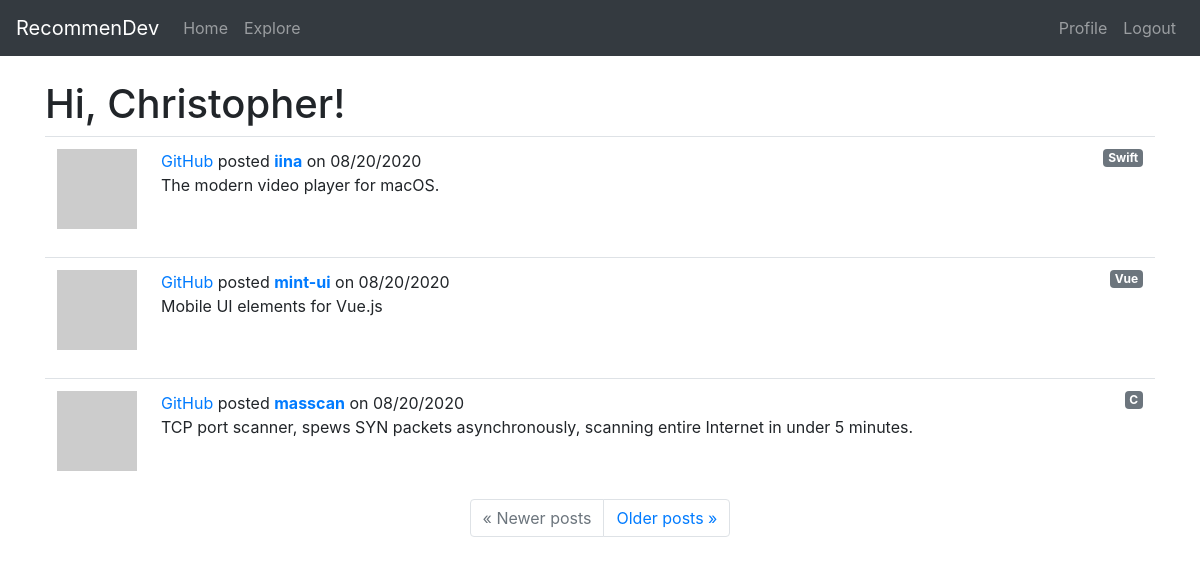
Page /explore (signed in) on the committed database.
### app/models.py (models this page shows, shortened)
class User(UserMixin, db.Model):
    id = db.Column(db.Integer, primary_key=True)
    username = db.Column(db.String(30), index=True, unique=True)
    email = db.Column(db.String(50), index=True, unique=True)
    password_hash = db.Column(db.String(128))
    projects = db.relationship('Project', backref='owner', lazy='dynamic')
    about_me = db.Column(db.String(140))
    last_seen = db.Column(db.DateTime, default=datetime.utcnow)
    followed = db.relationship(
        'User', secondary=followers,
        primaryjoin=(followers.c.follower_id == id),
        secondaryjoin=(followers.c.followed_id == id),
        backref=db.backref('followers', lazy='dynamic'), lazy='dynamic')
    rated = db.relationship(
        'Project', secondary=ratings,
        backref=db.backref('raters', lazy='dynamic'), lazy='dynamic')
    def avatar(self, size):
        digest = md5(self.email.lower().encode('utf-8')).hexdigest()
        return 'https://www.gravatar.com/avatar/{}?d=retro&s={}'.format(digest, size)

class Project(db.Model):
    id = db.Column(db.Integer, primary_key=True)
    user_id = db.Column(db.Integer, db.ForeignKey('user.id'))
    title = db.Column(db.String(60))
    description = db.Column(db.String(150))
    timestamp = db.Column(db.DateTime, index=True, default=datetime.utcnow)
    language = db.Column(db.String(15))
    git_url = db.Column(db.String(50))
    tags = db.Column(db.String(60))

### app/routes.py (the view)
@app.route('/explore')
@login_required
def explore():
    page = request.args.get('page', 1, type=int)
    projects = Project.query.order_by(Project.timestamp.desc()).paginate(page, app.config['POSTS_PER_PAGE'], False)
    next_url = url_for('explore', page=projects.next_num) \
        if projects.has_next else None
    prev_url = url_for('explore', page=projects.prev_num) \
        if projects.has_prev else None
    return render_template('index.html', title='Explore', projects=projects.items, next_url=next_url, prev_url=prev_url)

### app/models.py (called while the page is built)
@login.user_loader
def load_user(id):
    return User.query.get(int(id))

### app/routes.py (called while the page is built)
@app.before_request
def before_request():
    if current_user.is_authenticated:
        current_user.last_seen = datetime.utcnow()
        db.session.commit()

### app/templates/index.html (shortened to what this page needs)
{% extends "base.html" %}
{% block content %}
    <h1>Hi, {{ current_user.username }}!</h1>
    {% for project in projects %}
        {% include '_project.html' %}
    {% endfor %}
    <nav aria-label="...">
        <ul class="pagination justify-content-center">
            <li class="page-item{% if not prev_url %} disabled{% endif %}">
                <a class="page-link" href="{{ prev_url or '#' }}">
                    <span aria-hidden="true">&laquo;</span> Newer posts
                </a>
            </li>
            <li class="page-item{% if not next_url %} disabled{% endif %}">
                <a class="page-link" href="{{ next_url or '#' }}">
                    Older posts <span aria-hidden="true">&raquo;</span>
                </a>
            </li>
        </ul>
    </nav>
{% endblock %}

### app/templates/base.html (shortened to what this page needs)
<!DOCTYPE html>
<html lang="en">
<head>
    <link rel="stylesheet" href="https://stackpath.bootstrapcdn.com/bootstrap/4.5.2/css/bootstrap.min.css">
</head>
<body style="padding-top: 5rem;">
    <nav class="navbar navbar-expand-md navbar-dark bg-dark fixed-top">
        <a class="navbar-brand" href="{{ url_for('index') }}">RecommenDev</a>
        <div class="collapse navbar-collapse", id="navbarsExampleDefault">
            <ul class="navbar-nav mr-auto">
                <li class="nav-item"><a href="{{ url_for('index') }}" class="nav-link">Home</a></li>
                <li class="nav-item"><a href="{{ url_for('explore') }}" class="nav-link">Explore</a></li>
            </ul>
            <ul class="navbar-nav ml-auto">
                {% if current_user.is_anonymous %}
                <li class="nav-item"><a href="{{ url_for('login') }}" class="nav-link">Login</a></li>
                {% else %}
                <li class="nav-item"><a href="{{ url_for('user', username=current_user.username) }}" class="nav-link">Profile</a></li>
                <li class="nav-item"><a href="{{ url_for('logout') }}" class="nav-link">Logout</a></li>
                {% endif %}
            </ul>
        </div>
    </nav>
    <main role="main" class="container">
        {% block content %}{% endblock %}
    </main>
</body>
</html>

### app/templates/_project.html
<table class="table table-hover">
    <tr>
        <td width="70px">
            <a href="{{ url_for('user', username=project.owner.username) }}">
                {% if project.owner %}
                <img src="{{ project.owner.avatar(70) }}" />
                {% else %}
                <img src="https://via.placeholder.com/70" />
                {% endif %}
            </a>
        </td>
        <td>
            <span class="user_popup">
                <a href="{{ url_for('user', username=project.owner.username) }}">
                    {{ project.owner.username }}
                </a>
            </span>
            posted <a href="{{ url_for('project', id=project.id) }}"><b>{{ project.title }}</b></a> on {{ moment(project.timestamp).format('L') }}
            <a href="{% if project.language %} {{ url_for('language', language=project.language) }} {% endif %}" class="badge badge-secondary float-right">{% if project.language %} {{ project.language }} {% endif %}</a>
            <br> {% if project.description %} {{ project.description }} {% endif %}
        </td>
    </tr>
</table>

### rows in the picture
User: username "Christopher"
Project: owner.username "GitHub", title "iina", timestamp "08/20/2020", language "Swift", description "The modern video player for macOS."
Project: owner.username "GitHub", title "mint-ui", timestamp "08/20/2020", language "Vue", description "Mobile UI elements for Vue.js"
Project: owner.username "GitHub", title "masscan", timestamp "08/20/2020", language "C", description "TCP port scanner, spews SYN packets asynchronously, scanning entire Internet in under 5 minutes."
